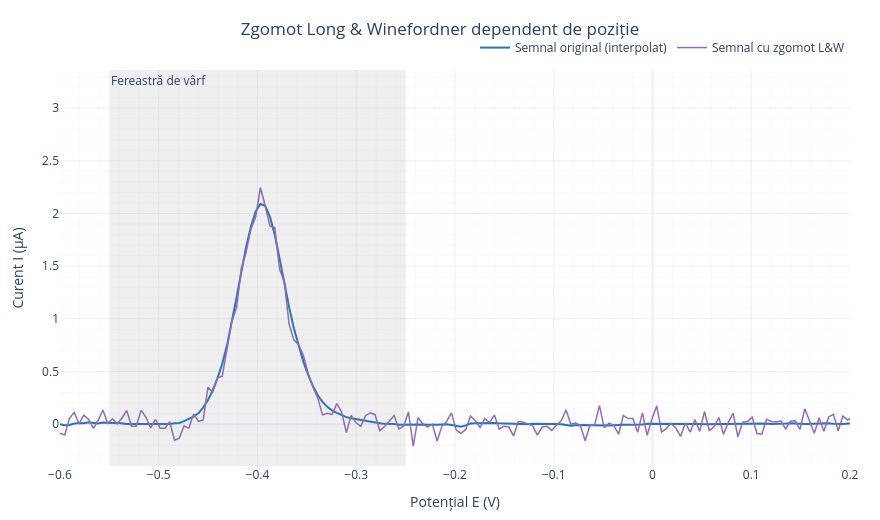

This figure's notebook cell:
### Code cell
# Graph4 - Efectul zgomotului Long & Winefordner
#
# SignalAugmentor.apply_position_dependent_noise() din augmentation_pipeline.p
# real noise
np.random.seed(42)
I_noisy = signal_augmentor.apply_position_dependent_noise(I_base.copy(), C_TARGET)

fig = go.Figure()

fig.add_vrect(
    x0=config.E_peak_start, x1=config.E_peak_end,
    fillcolor='#7f7f7f', opacity=0.12, line_width=0,
    annotation_text='Fereastră de vârf', annotation_position='top left'
)
fig.add_trace(go.Scatter(
    x=E, y=I_base,
    mode='lines', name='Semnal original (interpolat)',
    line=dict(color='#1f77b4', width=2)
))
fig.add_trace(go.Scatter(
    x=E, y=I_noisy,
    mode='lines', name='Semnal cu zgomot L&W',
    line=dict(color='#9467bd', width=1.5)
))

fig = apply_default_plotly_layout(
    fig,
    title_text='Zgomot Long & Winefordner dependent de poziție',
    xaxis_title='Potențial E (V)',
    yaxis_title='Curent I (µA)'
)
fig.update_xaxes(range=[-0.6, 0.2])
fig.show()

### Figure 1 — Plotly figure (JSON) as saved in the notebook; plotly's stock layout.template omitted (floating-point values rounded to 4 significant figures; data arrays with more than 128 entries replaced by an {"elided": "..."} marker saying what was removed)
{"data": [{"line": {"color": "#1f77b4", "width": 2}, "mode": "lines", "name": "Semnal original (interpolat)", "type": "scatter", "x": {"elided": "229 float values"}, "y": {"elided": "229 float values"}}, {"line": {"color": "#9467bd", "width": 1.5}, "mode": "lines", "name": "Semnal cu zgomot L&W", "type": "scatter", "x": {"elided": "229 float values"}, "y": {"elided": "229 float values"}}], "layout": {"annotations": [{"showarrow": false, "text": "Fereastră de vârf", "x": -0.55, "xanchor": "left", "xref": "x", "y": 1, "yanchor": "top", "yref": "y domain"}], "height": 520, "legend": {"orientation": "h", "x": 1, "xanchor": "right", "y": 1.02, "yanchor": "bottom"}, "margin": {"b": 50, "l": 60, "r": 30, "t": 70}, "shapes": [{"fillcolor": "#7f7f7f", "line": {"width": 0}, "opacity": 0.12, "type": "rect", "x0": -0.55, "x1": -0.25, "xref": "x", "y0": 0, "y1": 1, "yref": "y domain"}], "title": {"text": "Zgomot Long & Winefordner dependent de poziție", "x": 0.5, "xanchor": "center"}, "width": 880, "xaxis": {"minor": {"showgrid": true}, "range": [-0.6, 0.2], "showgrid": true, "title": {"text": "Potențial E (V)"}}, "yaxis": {"minor": {"showgrid": true}, "showgrid": true, "title": {"text": "Curent I (µA)"}}}}
